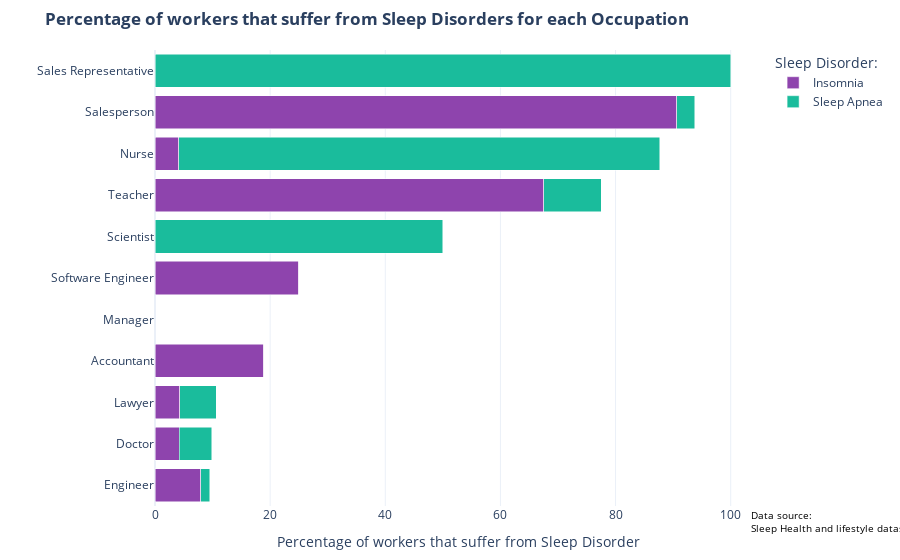

Notebook source saved alongside this figure:
### Code cell
fig = px.bar(disorder_percentages, x='Percentage', y='Occupation', color='Sleep Disorder', 
             title='<b>Percentage of workers that suffer from Sleep Disorders for each Occupation<b>',
             labels={'Sleep Disorder': 'Sleep Disorder', 'Percentage': 'Percentuale'},
             color_discrete_map={'Insomnia': '#8e44ad', 'Sleep Apnea': '#1abc9c'},
             orientation='h')


fig.update_layout(
    barmode='stack',  
    yaxis={'categoryorder': 'total ascending'},  
    xaxis_title='Percentage of workers that suffer from Sleep Disorder',
    yaxis_title='',
    legend_title='Sleep Disorder:',
    template='plotly_white', 
    margin=dict(l=120, r=20, t=50, b=50)
)


fig.update_traces(
    hovertemplate="<b>Sleep Disorder:%{color_discrete_sequence} <b>Percentuale:</b> %{x:.2f}%"
)


fig.add_annotation(
    x=0.98,  
    y=0,  
    text="Data source:<br>Sleep Health and lifestyle dataset", 
    showarrow=False,  
    font=dict(size=10, color="black"),  
    align="left",  
    xanchor="left",  
    yanchor="top",  
    xref="paper", 
    yref="paper",  
)


for trace in fig.data:
    trace.customdata = disorder_percentages[disorder_percentages['Sleep Disorder'] == trace.name]['Sleep Disorder']
    trace.hovertemplate = '%{customdata}<br>%{x:.2f}%'
    trace.hoverlabel = {'namelength':0}



fig.show()

### Figure 1 — Plotly figure (JSON) as saved in the notebook; plotly's stock layout.template omitted (floating-point values rounded to 4 significant figures)
{"data": [{"customdata": ["Insomnia", "Insomnia", "Insomnia", "Insomnia", "Insomnia", "Insomnia", "Insomnia", "Insomnia", "Insomnia", "Insomnia", "Insomnia"], "hoverlabel": {"namelength": 0}, "hovertemplate": "%{customdata}<br>%{x:.2f}%", "legendgroup": "Insomnia", "marker": {"color": "#8e44ad", "pattern": {"shape": ""}}, "name": "Insomnia", "orientation": "h", "showlegend": true, "textposition": "auto", "type": "bar", "x": [18.92, 4.225, 7.937, 4.255, NaN, 4.11, 0.0, 90.62, 0.0, 25.0, 67.5], "xaxis": "x", "y": ["Accountant", "Doctor", "Engineer", "Lawyer", "Manager", "Nurse", "Sales Representative", "Salesperson", "Scientist", "Software Engineer", "Teacher"], "yaxis": "y"}, {"customdata": ["Sleep Apnea", "Sleep Apnea", "Sleep Apnea", "Sleep Apnea", "Sleep Apnea", "Sleep Apnea", "Sleep Apnea", "Sleep Apnea", "Sleep Apnea", "Sleep Apnea", "Sleep Apnea"], "hoverlabel": {"namelength": 0}, "hovertemplate": "%{customdata}<br>%{x:.2f}%", "legendgroup": "Sleep Apnea", "marker": {"color": "#1abc9c", "pattern": {"shape": ""}}, "name": "Sleep Apnea", "orientation": "h", "showlegend": true, "textposition": "auto", "type": "bar", "x": [0.0, 5.634, 1.587, 6.383, NaN, 83.56, 100.0, 3.125, 50.0, 0.0, 10.0], "xaxis": "x", "y": ["Accountant", "Doctor", "Engineer", "Lawyer", "Manager", "Nurse", "Sales Representative", "Salesperson", "Scientist", "Software Engineer", "Teacher"], "yaxis": "y"}], "layout": {"annotations": [{"align": "left", "font": {"color": "black", "size": 10}, "showarrow": false, "text": "Data source:<br>Sleep Health and lifestyle dataset", "x": 0.98, "xanchor": "left", "xref": "paper", "y": 0, "yanchor": "top", "yref": "paper"}], "barmode": "stack", "legend": {"title": {"text": "Sleep Disorder:"}, "tracegroupgap": 0}, "margin": {"b": 50, "l": 120, "r": 20, "t": 50}, "title": {"text": "<b>Percentage of workers that suffer from Sleep Disorders for each Occupation<b>"}, "xaxis": {"anchor": "y", "domain": [0, 1], "title": {"text": "Percentage of workers that suffer from Sleep Disorder"}}, "yaxis": {"anchor": "x", "categoryorder": "total ascending", "domain": [0, 1], "title": {"text": ""}}}}
